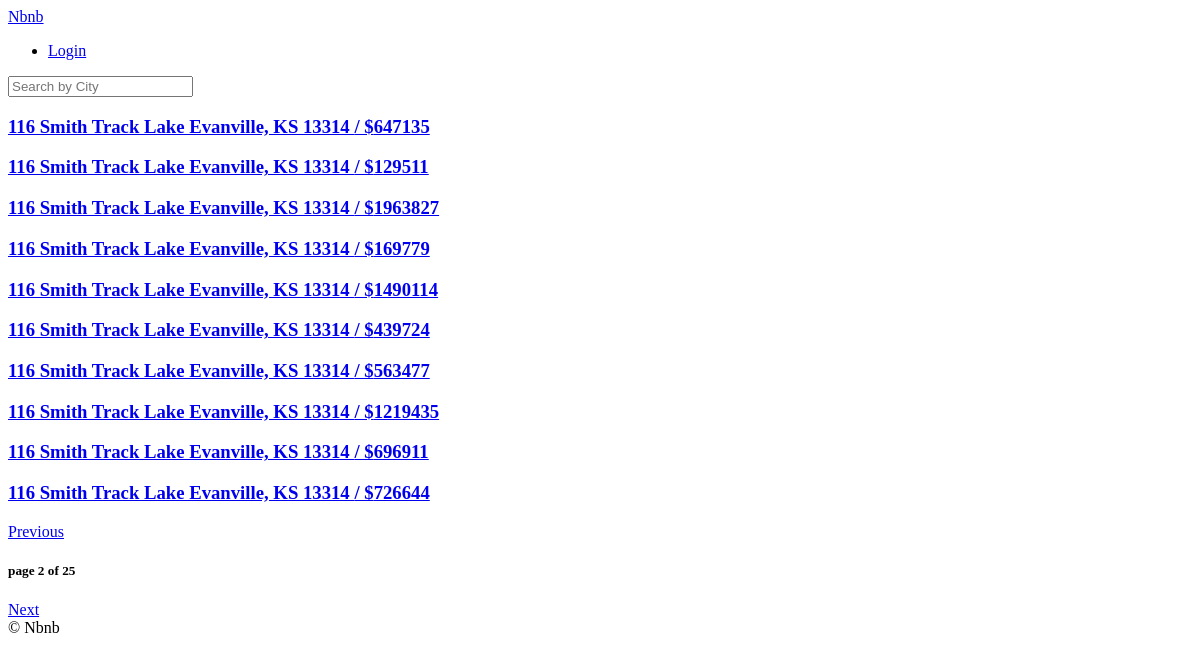
Before: /?page=2 with the older database file.
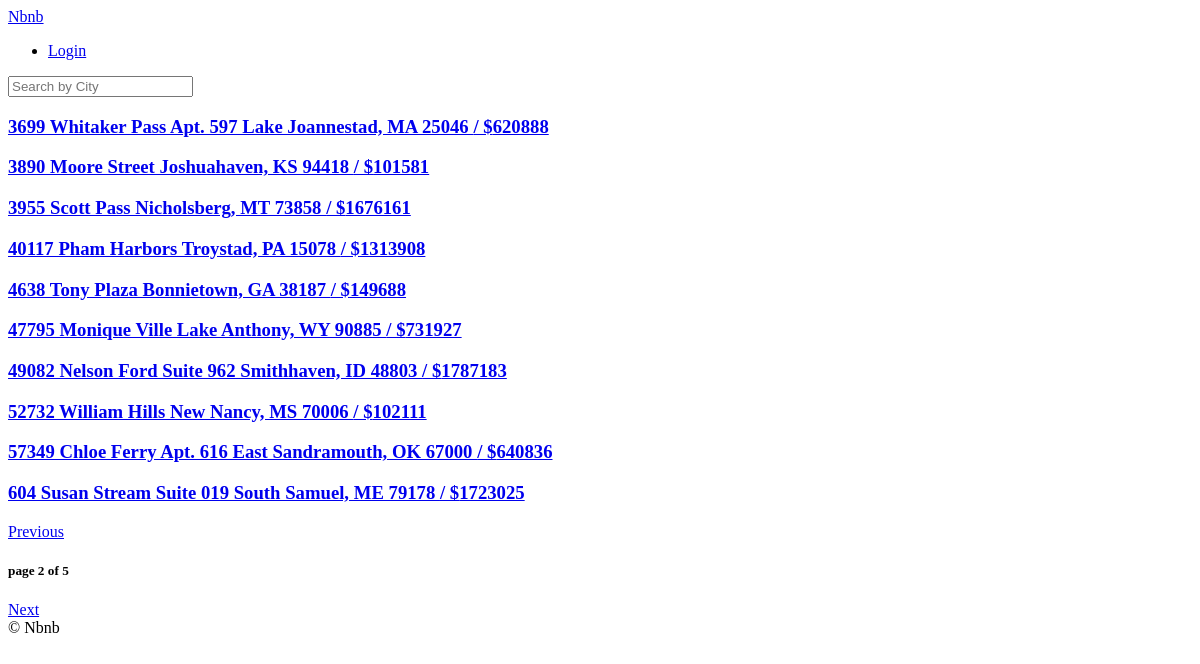
After: the same page with the newer database file.
### rooms/models.py (models this page shows, shortened)
class Room(core_models.TimeStampedModel):
    name = models.CharField(max_length=140, null=True, blank=True)
    description = models.TextField(null=True, blank=True)
    country = CountryField(null=True, blank=True)
    city = models.CharField(max_length=80, null=True, blank=True)
    price = models.IntegerField(null=True, blank=True)
    address = models.CharField(max_length=140, null=True, blank=True)
    beds = models.IntegerField(null=True, blank=True)
    bedrooms = models.IntegerField(null=True, blank=True)
    baths = models.IntegerField(null=True, blank=True)
    guests = models.IntegerField(null=True, blank=True)
    check_in = models.TimeField(null=True, blank=True)
    check_out = models.TimeField(null=True, blank=True)
    instant_book = models.BooleanField(default=False, null=True, blank=True)
    host = models.ForeignKey(
        user_models.User,
        related_name="rooms",
        on_delete=models.CASCADE,
        null=True,
        blank=True,
    )
    roomtype = models.ForeignKey(
        RoomType,
        on_delete=models.SET_NULL,
        null=True,
    )
    amenities = models.ManyToManyField(Amenity, related_name="rooms")
    facilities = models.ManyToManyField(Facility, related_name="rooms")
    house_rules = models.ManyToManyField(HouseRule, related_name="rooms")

### rooms/views.py (the view)
# urls.py: urlpatterns = [path("", room_views.Homeview.as_view(), name="home")]
class Homeview(ListView):
    model = models.Room
    paginate_by = 10
    paginate_orphans = 5
    ordering = "name"
    page_kwarg = "page"
    template_name = "rooms/room_list.html"

### templates/rooms/room_list.html (shortened to what this page needs)
{% extends "base.html" %}
{% block content %}
{% for room in page_obj.object_list %}
<h3>
    <a href="{% url 'rooms:detail' room.pk %}">{{room.name}} / ${{room.price}}</a>
</h3>
{% endfor %}
{% if page_obj.has_previous %}
<a href=" ?page={{page_obj.number|add:-1}}">Previous</a>
{% endif %}
<h5>page {{page_obj.number}} of {{page_obj.paginator.num_pages}} </h5>
{% if page_obj.has_next %}
<a href="?page={{page_obj.number|add:1}}">Next</a>
{% endif %}
{% endblock content %}

Changed rows visible on the page:
removed Room: name "116 Smith Track Lake Evanville, KS 13314", price "647135"
removed Room: name "116 Smith Track Lake Evanville, KS 13314", price "129511"
removed Room: name "116 Smith Track Lake Evanville, KS 13314", price "1963827"
removed Room: name "116 Smith Track Lake Evanville, KS 13314", price "169779"
removed Room: name "116 Smith Track Lake Evanville, KS 13314", price "1490114"
removed Room: name "116 Smith Track Lake Evanville, KS 13314", price "439724"
removed Room: name "116 Smith Track Lake Evanville, KS 13314", price "563477"
removed Room: name "116 Smith Track Lake Evanville, KS 13314", price "1219435"
removed Room: name "116 Smith Track Lake Evanville, KS 13314", price "696911"
removed Room: name "116 Smith Track Lake Evanville, KS 13314", price "726644"
added Room: name "3699 Whitaker Pass Apt. 597 Lake Joannestad, MA 25046", price "620888"
added Room: name "3890 Moore Street Joshuahaven, KS 94418", price "101581"
added Room: name "3955 Scott Pass Nicholsberg, MT 73858", price "1676161"
added Room: name "40117 Pham Harbors Troystad, PA 15078", price "1313908"
added Room: name "4638 Tony Plaza Bonnietown, GA 38187", price "149688"
added Room: name "47795 Monique Ville Lake Anthony, WY 90885", price "731927"
added Room: name "49082 Nelson Ford Suite 962 Smithhaven, ID 48803", price "1787183"
added Room: name "52732 William Hills New Nancy, MS 70006", price "102111"
added Room: name "57349 Chloe Ferry Apt. 616 East Sandramouth, OK 67000", price "640836"
added Room: name "604 Susan Stream Suite 019 South Samuel, ME 79178", price "1723025"
Other visible differences:
{{ page_obj.paginator.num_pages }}: "25" → "5"
